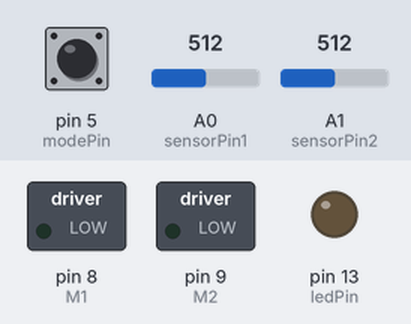
Bench run of a sketch on a simulated Arduino Uno, built with avr-gcc and run on an emulated ATmega328P. On the bench: switched loads named in the sketch (green lamp = pin HIGH), output pins drawn as LEDs (lit = HIGH). The inputs (shaded band) are chosen by the test bench; at power-on: A0 (sensorPin1) = 512, pin 5 (modePin) LOW, A1 (sensorPin2) = 512. At 1.3 s the program stops and its outputs stay as they are.

Above: at 1.2 s.
1.3 s: A0 (sensorPin1) set to 716
At 1.9 s:
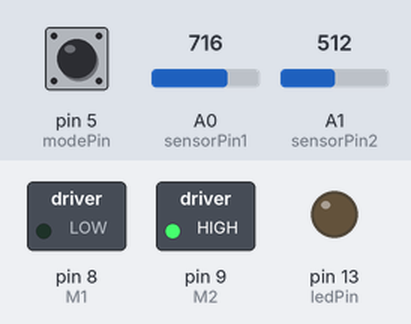
Timing chart, 0 to 2.8 s (numbered marks = the images above; inputs shaded):
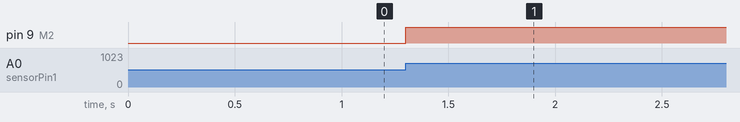

Measured:
- after the input at 1.3 s, pin 9 (M2): LOW → HIGH at once

The sketch:

Mechatronic_steering_v1.ino
```cpp
int sensorPin1 = A0;    // input pin for the potentiometer1
int sensorPin2 = A1;    // input pin for the potentiometer1
int ledPin = 13;      // select the pin for the LED
int sensorValue1 = 0;  // variable to store the value coming from the potentiometer1
int sensorValue2 = 0;  // variable to store the value coming from the potentiometer2
int modePin = 5;
int val = 0;        //if val is HIGH, turn on ratio 1,else turn on ratio 2
int M1 = 8;  //motor Pin 1
int M2 = 9;  //motor Pin 2
void setup()
{
    pinMode(ledPin,OUTPUT);
    pinMode(modePin,INPUT);
    pinMode(M1,OUTPUT);
    pinMode(M2,OUTPUT);
}
void loop()
{
     sensorValue1 = analogRead(sensorPin1);
     sensorValue2 = analogRead(sensorPin2);
     val = digitalRead(modePin);
     if(val == HIGH)
     {
       if(sensorValue1<512)
       {
         while(sensorValue1 != sensorValue2)
         {
           digitalWrite(M1,HIGH);
           digitalWrite(M2,LOW);
         }
       }
     }
     else
     {
       if(sensorValue1>512)
       {
         while(sensorValue1 != sensorValue2)
         {
           digitalWrite(M1,LOW);
           digitalWrite(M2,HIGH);
         }
       }
     }
}
```
